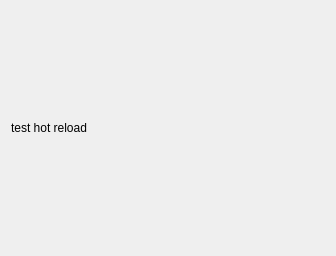
<?xml version="1.0" encoding="UTF-8"?>
<ui version="4.0">
 <class>CustomComponent</class>
 <widget class="QCustomComponent" name="CustomComponent">
  <property name="geometry">
   <rect>
    <x>0</x>
    <y>0</y>
    <width>336</width>
    <height>256</height>
   </rect>
  </property>
  <property name="windowTitle">
   <string>CustomComponent</string>
  </property>
  <layout class="QVBoxLayout" name="verticalLayout">
   <item>
    <widget class="QCustomDataTable" name="customDataTable">
     <property name="showGrid" stdset="0">
      <bool>true</bool>
     </property>
    </widget>
   </item>
   <item>
    <widget class="QLabel" name="label">
     <property name="text">
      <string>test hot reload </string>
     </property>
    </widget>
   </item>
   <item>
    <widget class="QCustomComponentContainer" name="QCustomComponentContainer">
     <property name="filePath" stdset="0">
      <string>src/ui_testnew.py</string>
     </property>
     <property name="previewComponent" stdset="0">
      <bool>false</bool>
     </property>
    </widget>
   </item>
  </layout>
 </widget>
 <customwidgets>
  <customwidget>
   <class>QCustomDataTable</class>
   <extends>QWidget</extends>
   <header>Custom_Widgets.QCustomDataTable</header>
  </customwidget>
  <customwidget>
   <class>QCustomComponent</class>
   <extends>QWidget</extends>
   <header>Custom_Widgets.QCustomComponent</header>
   <container>1</container>
  </customwidget>
  <customwidget>
   <class>QCustomComponentContainer</class>
   <extends>QWidget</extends>
   <header>Custom_Widgets.QCustomComponentContainer</header>
   <container>1</container>
  </customwidget>
 </customwidgets>
 <resources/>
 <connections/>
</ui>
